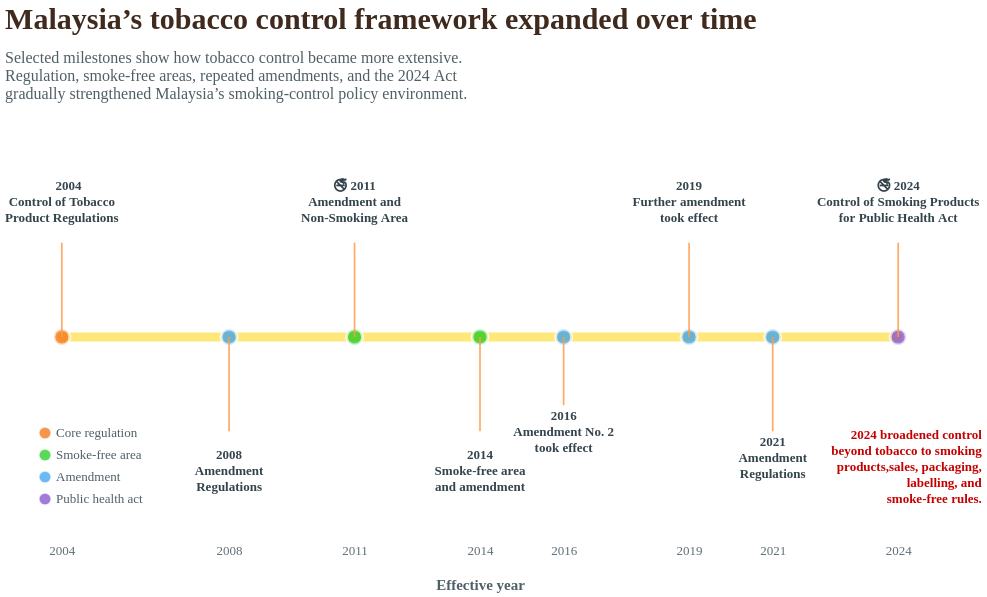

Source (Vega-Lite JSON):
### Vega-Lite specification from a JSON file in a GitHub repository (floating-point values rounded to 4 significant figures)
{"$schema": "https://vega.github.io/schema/vega-lite/v5.json", "description": "Selected milestones in Malaysia tobacco control laws.", "width": 920, "height": 380, "background": "white", "title": {"text": "Malaysia’s tobacco control framework expanded over time", "subtitle": ["Selected milestones show how tobacco control became more extensive.", "Regulation, smoke-free areas, repeated amendments, and the 2024 Act", "gradually strengthened Malaysia’s smoking-control policy environment."], "font": "Crimson Text", "fontSize": 30, "fontWeight": "bold", "color": "#3f2a1d", "subtitleFont": "Source Sans Pro", "subtitleFontSize": 16, "subtitleColor": "#4f5f66", "anchor": "start", "offset": 45, "subtitlePadding": 15}, "data": {"values": [{"Year": 2004, "Y": 0, "LabelY": 1.15, "LineEndY": 0.72, "Label": "🚬 2004\nControl of Tobacco\nProduct Regulations", "Category": "Core regulation"}, {"Year": 2008, "Y": 0, "LabelY": -0.9, "LineEndY": -0.72, "Label": "2008\nAmendment\nRegulations", "Category": "Amendment"}, {"Year": 2011, "Y": 0, "LabelY": 1.15, "LineEndY": 0.72, "Label": "🚭 2011\nAmendment and\nNon-Smoking Area", "Category": "Smoke-free area"}, {"Year": 2014, "Y": 0, "LabelY": -0.9, "LineEndY": -0.72, "Label": "2014\nSmoke-free area\nand amendment", "Category": "Smoke-free area"}, {"Year": 2016, "Y": 0, "LabelY": -0.6, "LineEndY": -0.52, "Label": "2016\nAmendment No. 2\ntook effect", "Category": "Amendment"}, {"Year": 2019, "Y": 0, "LabelY": 1.15, "LineEndY": 0.72, "Label": "2019\nFurther amendment\ntook effect", "Category": "Amendment"}, {"Year": 2021, "Y": 0, "LabelY": -0.8, "LineEndY": -0.72, "Label": "2021\nAmendment\nRegulations", "Category": "Amendment"}, {"Year": 2024, "Y": 0, "LabelY": 1.15, "LineEndY": 0.72, "Label": "🚭 2024\nControl of Smoking Products\nfor Public Health Act", "Category": "Public health act"}]}, "layer": [{"data": {"values": [{"Start": 2004, "End": 2024, "Y": 0}]}, "mark": {"type": "rule", "stroke": "#FFE14D", "strokeWidth": 9, "strokeCap": "round", "opacity": 0.75}, "encoding": {"x": {"field": "Start", "type": "quantitative", "scale": {"domain": [2003, 2025]}, "axis": {"title": "Effective year", "titleFont": "Source Sans Pro", "titleFontSize": 15, "titleFontWeight": "bold", "titleColor": "#4f5f66", "titlePadding": 20, "labelFont": "Source Sans Pro", "labelFontSize": 13, "labelColor": "#5f6f77", "labelPadding": 12, "format": "d", "values": [2004, 2008, 2011, 2014, 2016, 2019, 2021, 2024], "grid": false, "domain": false, "tickColor": "#ffffff"}}, "x2": {"field": "End"}, "y": {"field": "Y", "type": "quantitative", "scale": {"domain": [-1.45, 1.45]}, "axis": null}}}, {"mark": {"type": "point", "filled": true, "size": 260, "stroke": "white", "strokeWidth": 3}, "encoding": {"x": {"field": "Year", "type": "quantitative", "scale": {"domain": [2003, 2025]}, "axis": {"title": "Effective year", "titleFont": "Source Sans Pro", "titleFontSize": 15, "titleFontWeight": "bold", "titleColor": "#4f5f66", "labelFont": "Source Sans Pro", "labelFontSize": 13, "labelColor": "#5f6f77", "format": "d", "values": [2004, 2008, 2011, 2014, 2016, 2019, 2021, 2024], "grid": false, "domain": false, "tickColor": "#ffffff"}}, "y": {"field": "Y", "type": "quantitative", "scale": {"domain": [-1.45, 1.45]}, "axis": null}, "color": {"field": "Category", "type": "nominal", "scale": {"domain": ["Core regulation", "Smoke-free area", "Amendment", "Public health act"], "range": ["#F26A00", "#12C912", "#2F9BEF", "#7A42C8"]}, "legend": {"title": null, "orient": "bottom-left", "labelFont": "Source Sans Pro", "labelFontSize": 13, "labelColor": "#4f5f66", "symbolSize": 150}}, "tooltip": [{"field": "Year", "type": "quantitative", "title": "Effective year", "format": "d"}, {"field": "Category", "type": "nominal", "title": "Policy type"}, {"field": "Label", "type": "nominal", "title": "Milestone"}]}}, {"mark": {"type": "rule", "stroke": "#FF9B4A", "strokeWidth": 1.7, "opacity": 0.85}, "encoding": {"x": {"field": "Year", "type": "quantitative", "scale": {"domain": [2003, 2025]}}, "y": {"field": "Y", "type": "quantitative", "scale": {"domain": [-1.45, 1.45]}}, "y2": {"field": "LineEndY"}}}, {"mark": {"type": "text", "align": "center", "baseline": "middle", "font": "Source Sans Pro", "fontSize": 13, "fontWeight": "bold", "lineBreak": "\n", "lineHeight": 16, "color": "#34444c"}, "encoding": {"x": {"field": "Year", "type": "quantitative", "scale": {"domain": [2003, 2025]}}, "y": {"field": "LabelY", "type": "quantitative", "scale": {"domain": [-1.45, 1.45]}}, "text": {"field": "Label"}}}, {"data": {"values": [{"Year": 2026, "Y": -0.8, "Text": "2024 broadened control \nbeyond tobacco to smoking \nproducts,sales, packaging,\n labelling, and \nsmoke-free rules."}]}, "mark": {"type": "text", "align": "right", "baseline": "bottom", "font": "Source Sans Pro", "fontSize": 13, "fontWeight": "bold", "lineBreak": "\n", "lineHeight": 16, "color": "#C40000"}, "encoding": {"x": {"field": "Year", "type": "quantitative", "scale": {"domain": [2003, 2025]}}, "y": {"field": "Y", "type": "quantitative", "scale": {"domain": [-1.45, 1.45]}}, "text": {"field": "Text"}}}], "config": {"view": {"stroke": null}, "axis": {"labelFont": "Source Sans Pro", "titleFont": "Source Sans Pro"}}}
